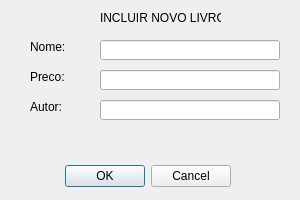
<?xml version="1.0" encoding="UTF-8"?>
<ui version="4.0">
 <class>IncluirLivro</class>
 <widget class="QDialog" name="IncluirLivro">
  <property name="geometry">
   <rect>
    <x>0</x>
    <y>0</y>
    <width>300</width>
    <height>200</height>
   </rect>
  </property>
  <property name="minimumSize">
   <size>
    <width>300</width>
    <height>200</height>
   </size>
  </property>
  <property name="maximumSize">
   <size>
    <width>300</width>
    <height>200</height>
   </size>
  </property>
  <property name="windowTitle">
   <string>Dialog</string>
  </property>
  <widget class="QDialogButtonBox" name="buttonBox">
   <property name="geometry">
    <rect>
     <x>-110</x>
     <y>160</y>
     <width>341</width>
     <height>32</height>
    </rect>
   </property>
   <property name="minimumSize">
    <size>
     <width>341</width>
     <height>32</height>
    </size>
   </property>
   <property name="orientation">
    <enum>Qt::Horizontal</enum>
   </property>
   <property name="standardButtons">
    <set>QDialogButtonBox::Cancel|QDialogButtonBox::Ok</set>
   </property>
  </widget>
  <widget class="QLabel" name="label_nome">
   <property name="geometry">
    <rect>
     <x>30</x>
     <y>40</y>
     <width>47</width>
     <height>13</height>
    </rect>
   </property>
   <property name="text">
    <string>Nome:</string>
   </property>
  </widget>
  <widget class="QLabel" name="label_preco">
   <property name="geometry">
    <rect>
     <x>30</x>
     <y>70</y>
     <width>47</width>
     <height>13</height>
    </rect>
   </property>
   <property name="text">
    <string>Preco:</string>
   </property>
  </widget>
  <widget class="QLabel" name="label_autor">
   <property name="geometry">
    <rect>
     <x>30</x>
     <y>100</y>
     <width>47</width>
     <height>13</height>
    </rect>
   </property>
   <property name="text">
    <string>Autor:</string>
   </property>
  </widget>
  <widget class="QLineEdit" name="line_nome">
   <property name="geometry">
    <rect>
     <x>100</x>
     <y>40</y>
     <width>180</width>
     <height>20</height>
    </rect>
   </property>
  </widget>
  <widget class="QLineEdit" name="line_preco">
   <property name="geometry">
    <rect>
     <x>100</x>
     <y>70</y>
     <width>180</width>
     <height>20</height>
    </rect>
   </property>
  </widget>
  <widget class="QLineEdit" name="line_autor">
   <property name="geometry">
    <rect>
     <x>100</x>
     <y>100</y>
     <width>180</width>
     <height>20</height>
    </rect>
   </property>
  </widget>
  <widget class="QLabel" name="label_livro">
   <property name="geometry">
    <rect>
     <x>100</x>
     <y>10</y>
     <width>121</width>
     <height>16</height>
    </rect>
   </property>
   <property name="minimumSize">
    <size>
     <width>121</width>
     <height>16</height>
    </size>
   </property>
   <property name="text">
    <string>INCLUIR NOVO LIVRO</string>
   </property>
  </widget>
 </widget>
 <resources/>
 <connections>
  <connection>
   <sender>buttonBox</sender>
   <signal>accepted()</signal>
   <receiver>IncluirLivro</receiver>
   <slot>accept()</slot>
   <hints>
    <hint type="sourcelabel">
     <x>248</x>
     <y>254</y>
    </hint>
    <hint type="destinationlabel">
     <x>157</x>
     <y>274</y>
    </hint>
   </hints>
  </connection>
  <connection>
   <sender>buttonBox</sender>
   <signal>rejected()</signal>
   <receiver>IncluirLivro</receiver>
   <slot>reject()</slot>
   <hints>
    <hint type="sourcelabel">
     <x>316</x>
     <y>260</y>
    </hint>
    <hint type="destinationlabel">
     <x>286</x>
     <y>274</y>
    </hint>
   </hints>
  </connection>
 </connections>
</ui>
